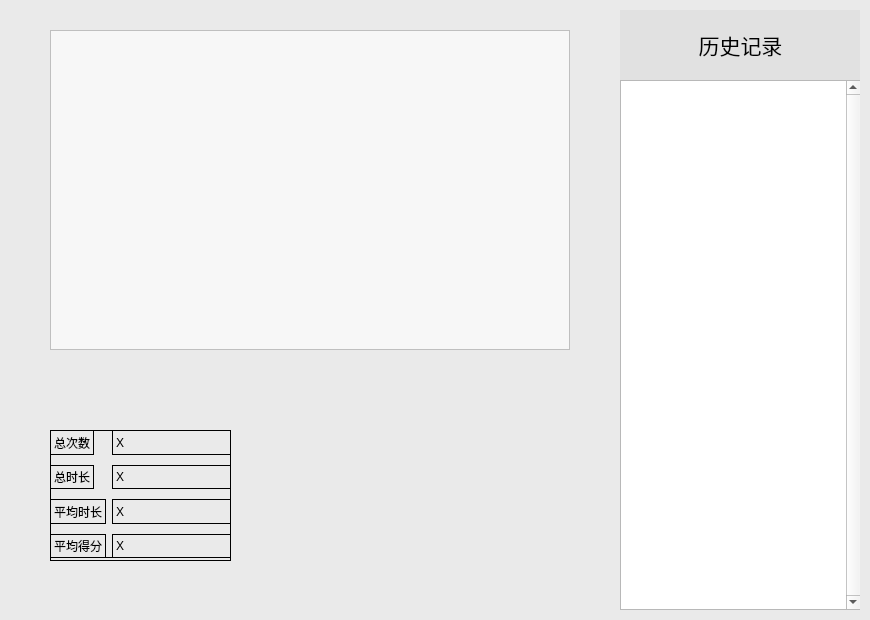
<?xml version="1.0" encoding="UTF-8"?>
<ui version="4.0">
 <class>DataView</class>
 <widget class="QWidget" name="DataView">
  <property name="geometry">
   <rect>
    <x>0</x>
    <y>0</y>
    <width>870</width>
    <height>620</height>
   </rect>
  </property>
  <property name="windowTitle">
   <string>Form</string>
  </property>
  <widget class="QLabel" name="background">
   <property name="geometry">
    <rect>
     <x>0</x>
     <y>0</y>
     <width>870</width>
     <height>620</height>
    </rect>
   </property>
   <property name="styleSheet">
    <string notr="true">background-color: rgb(234, 234, 234);</string>
   </property>
   <property name="text">
    <string/>
   </property>
  </widget>
  <widget class="QWidget" name="listContainer" native="true">
   <property name="geometry">
    <rect>
     <x>620</x>
     <y>10</y>
     <width>240</width>
     <height>601</height>
    </rect>
   </property>
   <widget class="QListWidget" name="listWidget">
    <property name="geometry">
     <rect>
      <x>0</x>
      <y>70</y>
      <width>241</width>
      <height>530</height>
     </rect>
    </property>
    <property name="verticalScrollBarPolicy">
     <enum>Qt::ScrollBarAlwaysOn</enum>
    </property>
    <property name="horizontalScrollBarPolicy">
     <enum>Qt::ScrollBarAlwaysOff</enum>
    </property>
   </widget>
   <widget class="QLabel" name="listLabel">
    <property name="geometry">
     <rect>
      <x>0</x>
      <y>0</y>
      <width>241</width>
      <height>70</height>
     </rect>
    </property>
    <property name="font">
     <font>
      <pointsize>16</pointsize>
     </font>
    </property>
    <property name="styleSheet">
     <string notr="true">background-color: rgb(225, 225, 225);</string>
    </property>
    <property name="text">
     <string>历史记录</string>
    </property>
    <property name="alignment">
     <set>Qt::AlignCenter</set>
    </property>
   </widget>
  </widget>
  <widget class="QGraphicsView" name="chartView">
   <property name="geometry">
    <rect>
     <x>50</x>
     <y>30</y>
     <width>520</width>
     <height>320</height>
    </rect>
   </property>
   <property name="styleSheet">
    <string notr="true">background-color: rgb(247, 247, 247);</string>
   </property>
  </widget>
  <widget class="QWidget" name="widget" native="true">
   <property name="geometry">
    <rect>
     <x>50</x>
     <y>430</y>
     <width>181</width>
     <height>131</height>
    </rect>
   </property>
   <property name="styleSheet">
    <string notr="true">border-style: solid;
border-color: rgb(0, 0, 0);
border-width: 1px;</string>
   </property>
   <widget class="QWidget" name="formLayoutWidget">
    <property name="geometry">
     <rect>
      <x>0</x>
      <y>0</y>
      <width>181</width>
      <height>128</height>
     </rect>
    </property>
    <layout class="QFormLayout" name="formLayout">
     <property name="sizeConstraint">
      <enum>QLayout::SetDefaultConstraint</enum>
     </property>
     <property name="verticalSpacing">
      <number>10</number>
     </property>
     <item row="0" column="0">
      <widget class="QLabel" name="totalCountTip">
       <property name="sizePolicy">
        <sizepolicy hsizetype="MinimumExpanding" vsizetype="Expanding">
         <horstretch>0</horstretch>
         <verstretch>0</verstretch>
        </sizepolicy>
       </property>
       <property name="text">
        <string>总次数</string>
       </property>
      </widget>
     </item>
     <item row="0" column="1">
      <widget class="QLabel" name="totalCountDisplay">
       <property name="sizePolicy">
        <sizepolicy hsizetype="Preferred" vsizetype="Preferred">
         <horstretch>0</horstretch>
         <verstretch>0</verstretch>
        </sizepolicy>
       </property>
       <property name="text">
        <string>X</string>
       </property>
      </widget>
     </item>
     <item row="1" column="0">
      <widget class="QLabel" name="totalDurationTip">
       <property name="sizePolicy">
        <sizepolicy hsizetype="Preferred" vsizetype="Expanding">
         <horstretch>0</horstretch>
         <verstretch>0</verstretch>
        </sizepolicy>
       </property>
       <property name="text">
        <string>总时长</string>
       </property>
      </widget>
     </item>
     <item row="1" column="1">
      <widget class="QLabel" name="totalDurationDisplay">
       <property name="text">
        <string>X</string>
       </property>
      </widget>
     </item>
     <item row="2" column="0">
      <widget class="QLabel" name="averageDurationTip">
       <property name="sizePolicy">
        <sizepolicy hsizetype="Expanding" vsizetype="Expanding">
         <horstretch>0</horstretch>
         <verstretch>0</verstretch>
        </sizepolicy>
       </property>
       <property name="text">
        <string>平均时长</string>
       </property>
      </widget>
     </item>
     <item row="2" column="1">
      <widget class="QLabel" name="averageDurationDisplay">
       <property name="text">
        <string>X</string>
       </property>
      </widget>
     </item>
     <item row="3" column="0">
      <widget class="QLabel" name="averageScoreTip">
       <property name="sizePolicy">
        <sizepolicy hsizetype="Preferred" vsizetype="Expanding">
         <horstretch>0</horstretch>
         <verstretch>0</verstretch>
        </sizepolicy>
       </property>
       <property name="text">
        <string>平均得分</string>
       </property>
      </widget>
     </item>
     <item row="3" column="1">
      <widget class="QLabel" name="averageScoreDisplay">
       <property name="text">
        <string>X</string>
       </property>
      </widget>
     </item>
    </layout>
   </widget>
  </widget>
 </widget>
 <resources/>
 <connections/>
</ui>
